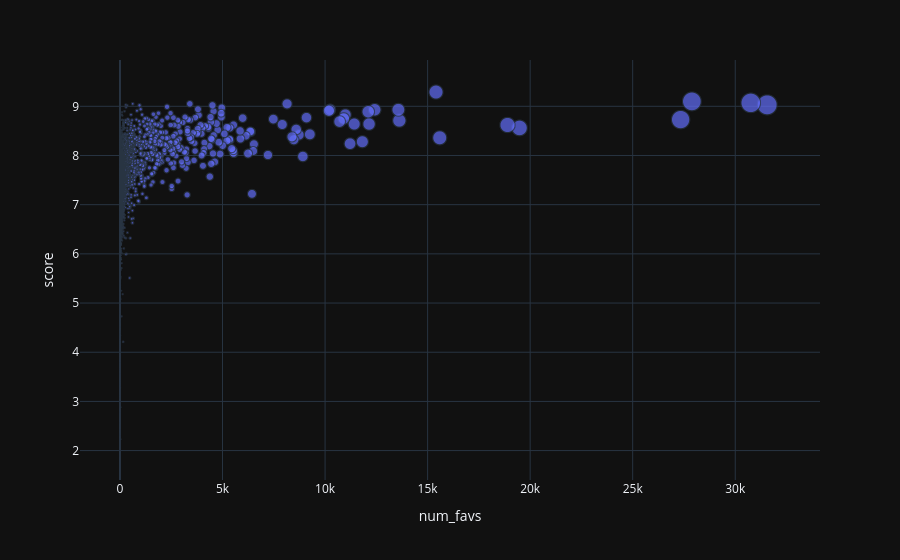

The code cell stored with this chart in its notebook:
### Markdown cell above
##### It appears that the number of favorites does not have a huge impact on the score of the anime. Even anime that have a low number of favorites bring an high score. This behavior could be explained by the fact that a user will not put an anime in the favorites if it wasn't good.

### Code cell
dfFav = (
    dfAnime.groupby(["id", "title", "score"])
          .size()
          .reset_index(name="num_favs")
          .sort_values("num_favs", ascending=False)
)

fig = px.scatter(
    dfFav,
    x="num_favs",
    y="score",
    hover_name="title",
    size="num_favs",
    opacity=0.7
)
fig.update_traces(textposition="top center")
fig.show()

### Figure 1 — Plotly figure (JSON) as saved in the notebook; plotly's stock layout.template omitted (floating-point values rounded to 4 significant figures; data arrays with more than 128 entries replaced by an {"elided": "..."} marker saying what was removed)
{"data": [{"hovertemplate": "<b>%{hovertext}</b><br><br>num_favs=%{marker.size}<br>score=%{y}<extra></extra>", "hovertext": {"elided": "9543 str values"}, "legendgroup": "", "marker": {"color": "#636efa", "opacity": 0.7, "size": {"elided": "9543 int values"}, "sizemode": "area", "sizeref": 78.89, "symbol": "circle"}, "mode": "markers", "name": "", "showlegend": false, "x": {"elided": "9543 int values"}, "xaxis": "x", "y": {"elided": "9543 float values"}, "yaxis": "y", "type": "scattergl", "textposition": "top center"}], "layout": {"xaxis": {"anchor": "y", "domain": [0.0, 1.0], "title": {"text": "num_favs"}}, "yaxis": {"anchor": "x", "domain": [0.0, 1.0], "title": {"text": "score"}}, "legend": {"tracegroupgap": 0, "itemsizing": "constant"}, "margin": {"t": 60}}}
